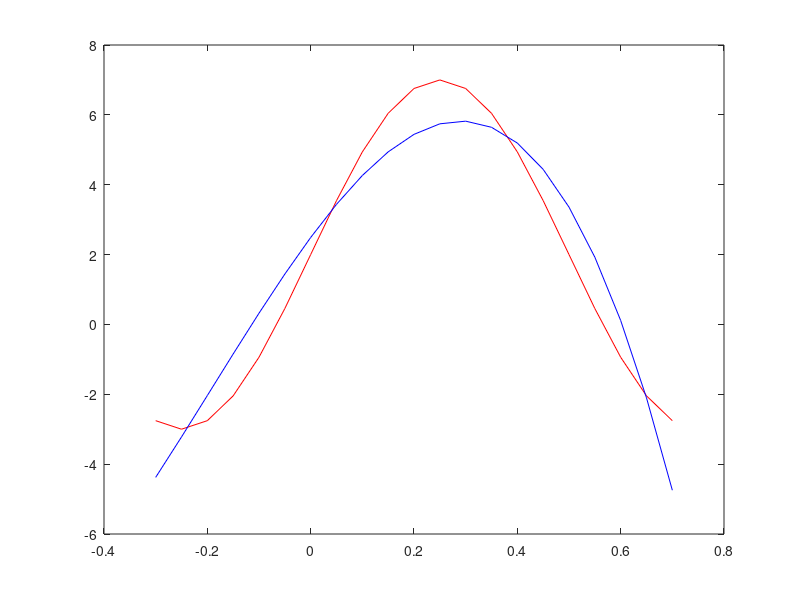

MATLAB code for this plot:
% x = -1:0.05:1;
% y = 1./(1+exp(-3*x));
% x = x';
% y = y';
% n = 3;
% p = polyfit(x,y,n);
% new_y = polyval(x,y,n);


x2=-0.3:0.05:0.7; 
y2=5*sin(2*pi*x2)+2; 
% figure(2),plot(x2,y2);
n2 = 3;
p2=polyfit(x2,y2,n2);
new_y2 = polyval(p2,x2); 
E2 = norm(y2-new_y2)^2
figure(2),plot(x2,y2,'r',x2,new_y2,'b');
